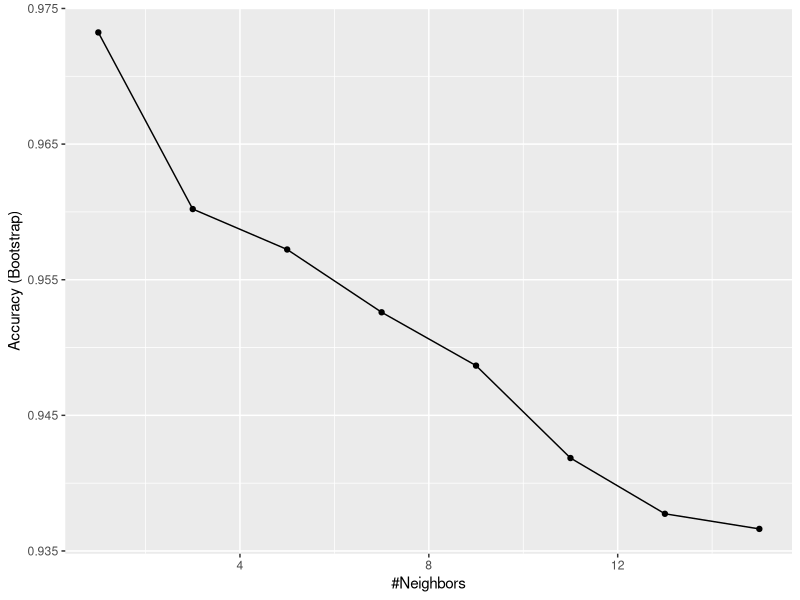
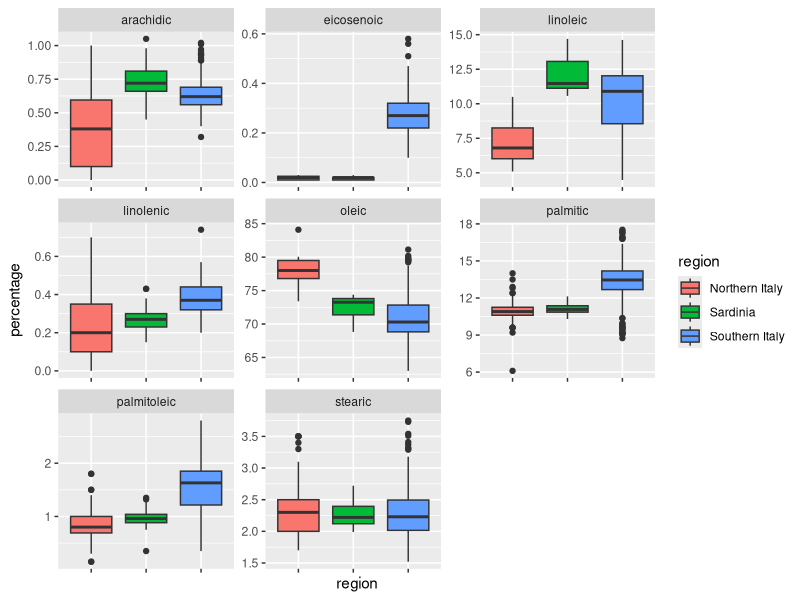
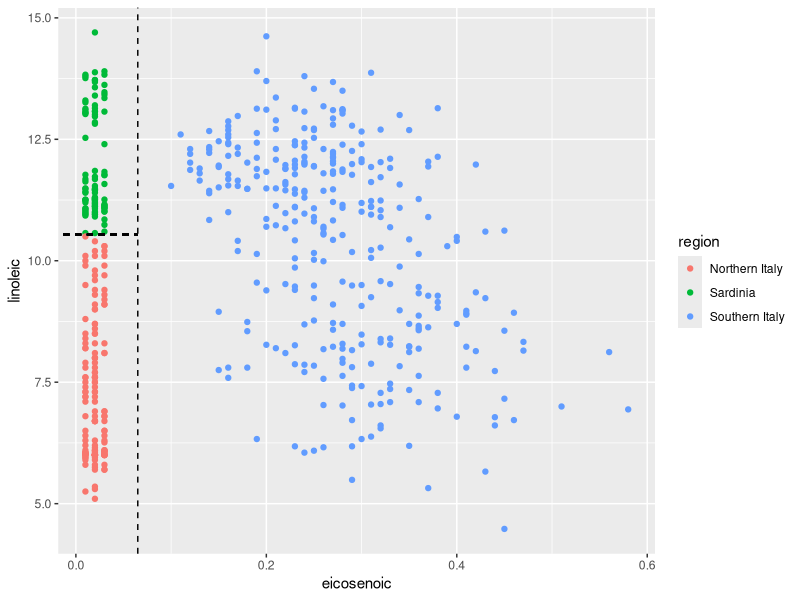

The R script that drew these images, in order:
# Load data
library(tidyverse)
library(dslabs)
data("olive")
olive %>% as_tibble()
table(olive$region)
olive <- select(olive, -area)

# Predict region using KNN
library(caret)
fit <- train(region ~ .,  method = "knn", 
             tuneGrid = data.frame(k = seq(1, 15, 2)), 
             data = olive)
ggplot(fit)


# Plot distribution of each predictor stratified by region
olive %>% gather(fatty_acid, percentage, -region) %>%
  ggplot(aes(region, percentage, fill = region)) +
  geom_boxplot() +
  facet_wrap(~fatty_acid, scales = "free") +
  theme(axis.text.x = element_blank())

# plot values for eicosenoic and linoleic
p <- olive %>% 
  ggplot(aes(eicosenoic, linoleic, color = region)) + 
  geom_point()
p + geom_vline(xintercept = 0.065, lty = 2) + 
  geom_segment(x = -0.2, y = 10.54, xend = 0.065, yend = 10.54, color = "black", lty = 2)
